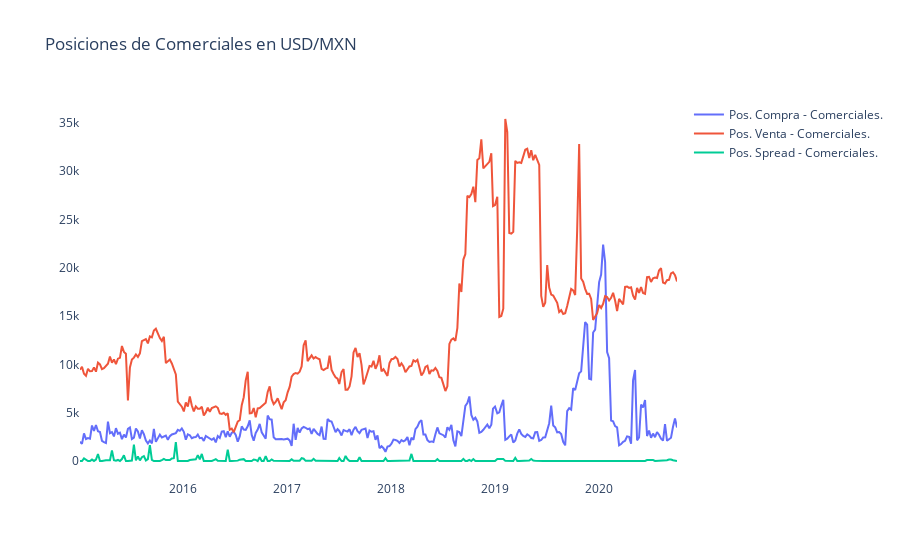

Source (notebook cell):
### Markdown cell above
### 4) Otros Reportables (Other Reportable) / Comerciales

### Code cell
##VAMOS A VER LOS DATOS GRAFICADOS
pos_commercial = OtherRepPosition('MEXICAN PESO - CHICAGO MERCANTILE EXCHANGE', 2020, 2015, 2020)
xpoints, ypoints = pos_commercial.index, pos_commercial['Other_Rept_Positions_Long_All']
trace0 = go.Scatter(x = xpoints, y = ypoints, name="Pos. Compra - Comerciales.")
xpoints, ypoints = pos_commercial.index, pos_commercial['Other_Rept_Positions_Short_All']
trace1 = go.Scatter(x = xpoints, y = ypoints, name="Pos. Venta - Comerciales.")
xpoints, ypoints = pos_commercial.index, pos_commercial['Other_Rept_Positions_Spread_All']
trace2 = go.Scatter(x = xpoints, y = ypoints, name="Pos. Spread - Comerciales.")
data = [trace0, trace1, trace2]
layout= go.Layout(title="Posiciones de Comerciales en USD/MXN",paper_bgcolor='white',plot_bgcolor='white')
plotly.offline.iplot({ "data": data,"layout": layout})

### Figure 1 — Plotly figure (JSON) as saved in the notebook; plotly's stock layout.template omitted (floating-point values rounded to 4 significant figures; data arrays with more than 128 entries replaced by an {"elided": "..."} marker saying what was removed)
{"data": [{"name": "Pos. Compra - Comerciales.", "type": "scatter", "x": {"elided": "300 str values"}, "y": {"elided": "300 int values"}}, {"name": "Pos. Venta - Comerciales.", "type": "scatter", "x": {"elided": "300 str values"}, "y": {"elided": "300 int values"}}, {"name": "Pos. Spread - Comerciales.", "type": "scatter", "x": {"elided": "300 str values"}, "y": {"elided": "300 int values"}}], "layout": {"paper_bgcolor": "white", "plot_bgcolor": "white", "title": {"text": "Posiciones de Comerciales en USD/MXN"}}}
